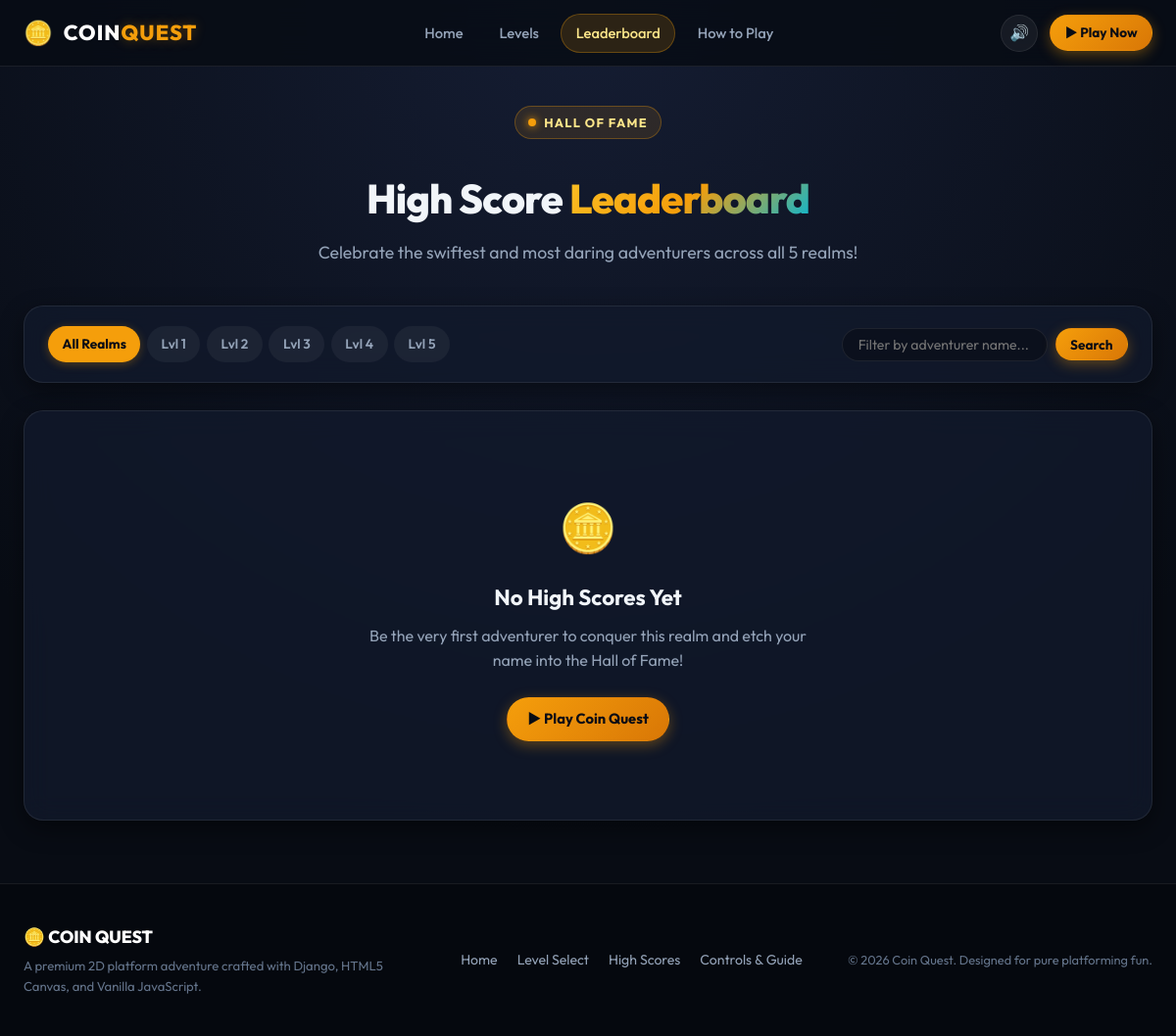
The page /scores/ on the database its author committed.
### game/models.py (models this page shows, shortened)
class Level(models.Model):
    DIFFICULTY_CHOICES = [
        ('Tutorial', 'Tutorial'),
        ('Easy', 'Easy'),
        ('Medium', 'Medium'),
        ('Hard', 'Hard'),
        ('Expert', 'Expert'),
    ]
    level_number = models.PositiveIntegerField(unique=True)
    title = models.CharField(max_length=100)
    subtitle = models.CharField(max_length=200, blank=True)
    description = models.TextField(blank=True)
    target_coins = models.PositiveIntegerField(
        default=10,
        help_text="Coins required to open the exit portal."
    )
    total_coins = models.PositiveIntegerField(
        default=15,
        help_text="Total coins placed in this level."
    )
    par_time_seconds = models.PositiveIntegerField(
        default=60,
        help_text="Target completion time in seconds."
    )
    difficulty = models.CharField(
        max_length=20,
        choices=DIFFICULTY_CHOICES,
        default='Easy'
    )
    is_active = models.BooleanField(default=True)
    created_at = models.DateTimeField(auto_now_add=True)
    class Meta:
        ordering = ['level_number']
        verbose_name = 'Level'
        verbose_name_plural = 'Levels'

### game/views.py (the view)
# urls.py: path('scores/', views.scores_view, name='scores'),
def scores_view(request):
    ensure_default_levels()
    try:
        levels = list(Level.objects.filter(is_active=True).order_by('level_number'))
    except Exception:
        levels = _get_dummy_levels()
    level_filter = request.GET.get('level')
    search_query = request.GET.get('q', '').strip()
    scores = []
    selected_level = None
    try:
        scores_qs = ScoreRecord.objects.select_related('level').all()
        if level_filter and level_filter.isdigit():
            selected_level = int(level_filter)
            scores_qs = scores_qs.filter(level__level_number=selected_level)
        if search_query:
            scores_qs = scores_qs.filter(player_name__icontains=search_query)
        scores = list(scores_qs[:50])
    except Exception:
        scores = []
    context = {
        'scores': scores,
        'levels': levels,
        'selected_level': selected_level,
        'search_query': search_query,
    }
    return render(request, 'game/scores.html', context)

### game/views.py (called while the page is built)
def ensure_default_levels():
    try:
        if Level.objects.count() < len(DEFAULT_LEVELS):
            for data in DEFAULT_LEVELS:
                Level.objects.get_or_create(
                    level_number=data['level_number'],
                    defaults=data
                )
    except Exception:
        pass

### game/templates/game/scores.html (shortened to what this page needs)
{% extends 'game/base.html' %}
{% load static %}
{% block content %}
<div class="page-container">
  <div class="page-header text-center">
    <div class="hero-badge">
      <span class="badge-dot"></span> HALL OF FAME
    </div>
    <h1 class="page-title">High Score <span class="text-gradient">Leaderboard</span></h1>
    <p class="page-subtitle">
      Celebrate the swiftest and most daring adventurers across all 5 realms!
    </p>
  </div>
  <div class="scores-toolbar glass-panel">
    <div class="level-tabs" role="tablist">
      <a href="{% url 'game:scores' %}" class="tab-pill {% if not selected_level %}active{% endif %}" id="tab-all-levels">
        All Realms
      </a>
      {% for lvl in levels %}
        <a href="{% url 'game:scores' %}?level={{ lvl.level_number }}{% if search_query %}&q={{ search_query }}{% endif %}"
           class="tab-pill {% if selected_level == lvl.level_number %}active{% endif %}"
           id="tab-level-{{ lvl.level_number }}">
          Lvl {{ lvl.level_number }}
        </a>
      {% endfor %}
    </div>
    <form method="GET" action="{% url 'game:scores' %}" class="search-form">
      <div class="search-input-group">
        <input type="text" name="q" value="{{ search_query }}" placeholder="Filter by adventurer name..." class="search-input" id="search-input">
        <button type="submit" class="btn btn-primary btn-sm" id="search-submit-btn">Search</button>
      </div>
    </form>
  </div>
  <div class="table-card glass-panel">
    {% if scores %}
      <div class="table-responsive">
        <table class="leaderboard-table full-table">
          <thead>
            <tr>
              <th scope="col">Rank</th>
              <th scope="col">Adventurer</th>
              <th scope="col">Realm</th>
              <th scope="col">Score</th>
              <th scope="col">Coins</th>
              <th scope="col">Lives</th>
              <th scope="col">Time</th>
              <th scope="col">Rating</th>
              <th scope="col">Date</th>
            </tr>
          </thead>
          <tbody>
            {% for s in scores %}
              <tr class="{% if forloop.counter == 1 and not selected_level %}top-rank-row{% endif %}">
                <td class="rank-col">
                  {% if forloop.counter == 1 %}
                    <span class="medal gold-medal">🥇 1st</span>
                  {% elif forloop.counter == 2 %}
                    <span class="medal silver-medal">🥈 2nd</span>
                  {% elif forloop.counter == 3 %}
                    <span class="medal bronze-medal">🥉 3rd</span>
                  {% else %}
                    <span class="rank-num">#{{ forloop.counter }}</span>
                  {% endif %}
                </td>
                <td class="player-col">
                  <span class="player-avatar">👤</span>
                  <span class="player-name-text">{{ s.player_name }}</span>
                </td>
                <td>
                  <span class="level-tag">Lvl {{ s.level.level_number }}: {{ s.level.title }}</span>
                </td>
                <td class="score-col">
                  <strong>{{ s.score }}</strong>
                </td>
                <td>🪙 {{ s.coins_collected }}/{{ s.level.total_coins }}</td>
                <td>
                  <span class="hearts-mini">
                    {% if s.lives_remaining == 3 %}❤️❤️❤️{% elif s.lives_remaining == 2 %}❤️❤️🖤{% else %}❤️🖤🖤{% endif %}
                  </span>
                </td>
                <td>⏱️ {{ s.time_taken_seconds|floatformat:1 }}s</td>
                <td>
                  <span class="stars-display">
                    {% if s.stars == 3 %}
                      <span class="stars-gold">★★★</span>
                    {% elif s.stars == 2 %}
                      <span class="stars-gold">★★☆</span>
                    {% else %}
                      <span class="stars-gold">★☆☆</span>
                    {% endif %}
                  </span>
                </td>
                <td class="date-col">{{ s.created_at|date:"M d, H:i" }}</td>
              </tr>
            {% endfor %}
          </tbody>
        </table>
      </div>
    {% else %}
      <div class="empty-state">
        <span class="empty-icon">🪙</span>
        <h3>No High Scores Yet</h3>
        <p>
          {% if search_query or selected_level %}
            No scores found matching your current filter. Try clearing your search!
          {% else %}
            Be the very first adventurer to conquer this realm and etch your name into the Hall of Fame!
          {% endif %}
        </p>
        <a href="{% url 'game:play_default' %}" class="btn btn-primary btn-md">▶ Play Coin Quest</a>
      </div>
    {% endif %}
  </div>
</div>
{% endblock %}

### rows shown on the page
Level: level_number "1"
Level: level_number "2"
Level: level_number "3"
Level: level_number "4"
Level: level_number "5"
